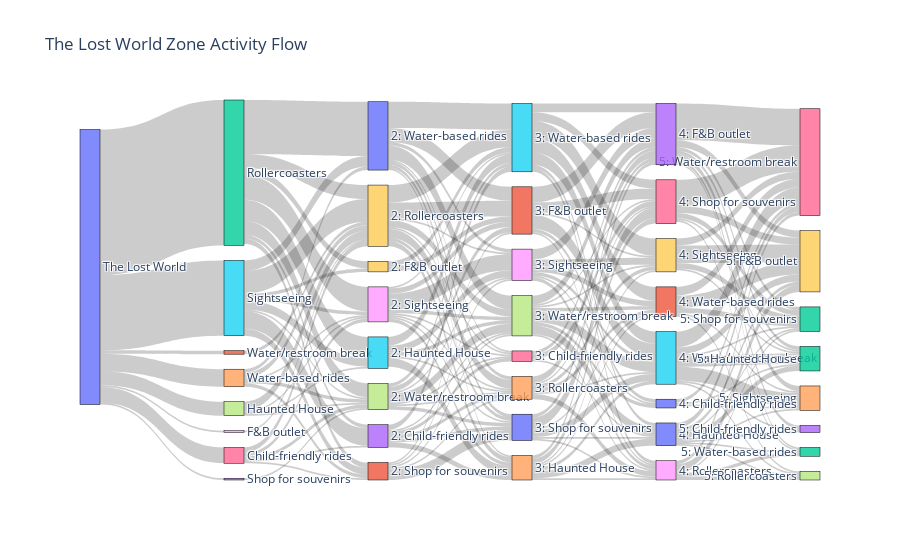

The notebook cell saved with this chart:
### Markdown cell above
Theme Park Activity Flow from The Lost World

### Code cell
import pandas as pd
import plotly.graph_objects as go
from collections import Counter

# Load the dataset
file_path = '../data/Updated_Theme_Parks_Survey_Responses A14.csv'
df = pd.read_csv(file_path)

# Define the list of valid Lost World activities (simplified names)
lost_world_activities = [
    "Rollercoasters", "Water-based rides", "F&B outlet", "Shop for souvenirs",
    "Water/restroom break", "Child-friendly rides", "Haunted House", "Sightseeing"
]

# Mapping from dataset activity names to simplified activity names for Lost World zone
activity_mapping = {
    "Go to the rollercoasters": "Rollercoasters",
    "Go to the Water-based rides": "Water-based rides",
    "Go to the F&B outlet": "F&B outlet",
    "Go and shop for souvenirs": "Shop for souvenirs",
    "Go for a water/restroom break": "Water/restroom break",
    "Go to the child-friendly rides": "Child-friendly rides",
    "Go to the Haunted House": "Haunted House",
    "Sightseeing": "Sightseeing"
}

# Activity columns to check
activity_columns = [
    'first_activity', 'second_activity', 'third_activity', 'fourth_activity', 'fifth_activity', 
    'sixth_activity', 'seventh_activity', 'eighth_activity', 'ninth_activity', 'tenth_activity',
    'eleventh_activity', 'twelfth_activity', 'thirteenth_activity', 'fourteenth_activity'
]

# Clean the activity columns (strip and handle Na values)
for col in activity_columns:
    df[col] = df[col].str.strip().fillna('Na')

# Initialize the list for valid activities (up to the 5th activity)
valid_activity_df = []

# Process each row and find the valid activities for Lost World
for index, row in df.iterrows():
    activity_indices = []
    count = 0
    
    # Go through the first 5 activities and select the valid ones
    for i in range(5):  # Only check the first 5 activities
        activity_name = row[activity_columns[i]]
        
        # If activity is valid, add it, otherwise skip to the next
        if activity_name in activity_mapping:
            activity_indices.append(activity_mapping[activity_name])
            count += 1
        elif count < 5:  # If we haven't yet captured 5 valid activities, get the next valid one
            for j in range(i+1, len(activity_columns)):
                next_activity_name = row[activity_columns[j]]
                if next_activity_name in activity_mapping:
                    activity_indices.append(activity_mapping[next_activity_name])
                    count += 1
                    break
    
    # Ensure the activity_indices has exactly 5 activities, filling up missing ones with 'Na'
    while len(activity_indices) < 5:
        activity_indices.append('Na')

    valid_activity_df.append(activity_indices)

# Create a new dataframe with the valid activities (up to 5 activities)
valid_activity_df = pd.DataFrame(valid_activity_df, columns=[f"activity_{i+1}" for i in range(5)])

# Remove rows where the first activity is 'Na' (this filters out empty or invalid rows)
valid_activity_df = valid_activity_df[valid_activity_df['activity_1'] != "Na"]

# Flatten the activity columns and count the frequency of each activity
activities = valid_activity_df.values.flatten().tolist()
activity_counts = Counter([activity for activity in activities if activity != "Na"])

# Define the top activities for the Lost World zone (simplified names)
top_activities = lost_world_activities

# Filter the dataframe to include only valid activities (up to 5 activities)
filtered_df = valid_activity_df.apply(lambda col: col.map(lambda x: x if x in top_activities else 'Na'))

# Collect all activities for the nodes (excluding "Na")
activities = filtered_df.values.flatten().tolist()
activities = [activity for activity in activities if activity != "Na"]

# Add the start node "The Lost World" to the nodes list
start_node = "The Lost World"
nodes = [start_node] + list(pd.Series(activities).unique())

# Create a dictionary for activity to index mapping
activity_to_index = {activity: index for index, activity in enumerate(nodes)}

# Initialize the list to count occurrences of each transition (source-target pair)
link_counts = Counter()

# Loop through the dataframe to create links for the Sankey diagram
for index, row in filtered_df.iterrows():
    first = row['activity_1']
    second = row['activity_2']
    third = row['activity_3']
    fourth = row['activity_4']
    fifth = row['activity_5']

    # Add "2: ", "3: ", "4: ", "5: " to the activities
    second = f"2: {second}" if second != "Na" else "Na"
    third = f"3: {third}" if third != "Na" else "Na"
    fourth = f"4: {fourth}" if fourth != "Na" else "Na"
    fifth = f"5: {fifth}" if fifth != "Na" else "Na"

    # Add to the dictionary if second, third, fourth, or fifth prefixed activities are not in activity_to_index
    for activity in [second, third, fourth, fifth]:
        if activity != "Na" and activity not in activity_to_index:
            activity_to_index[activity] = len(activity_to_index)
            nodes.append(activity)

    # Track links between consecutive activities, ensuring they are valid (not "Na")
    if first != "Na":
        link_counts[(start_node, first)] += 1
    if first != "Na" and second != "Na" and first != second:
        link_counts[(first, second)] += 1
    if second != "Na" and third != "Na" and second != third:
        link_counts[(second, third)] += 1
    if third != "Na" and fourth != "Na" and third != fourth:
        link_counts[(third, fourth)] += 1
    if fourth != "Na" and fifth != "Na" and fourth != fifth:
        link_counts[(fourth, fifth)] += 1

# Prepare lists for sources, targets, and values based on the link counts
sources = []
targets = []
values = []

# Calculate the total number of links
total_links = sum(link_counts.values())

for (source, target), count in link_counts.items():
    if source != "Na" and target != "Na":  # Only add links that are valid
        sources.append(activity_to_index[source])
        targets.append(activity_to_index[target])
        values.append(count)

# Calculate percentages for each link
percentages = [count / total_links * 100 for count in values]

# Create the Sankey diagram
fig = go.Figure(go.Sankey(
    node=dict(
        pad=15,
        thickness=20,
        line=dict(color="black", width=0.5),
        label=nodes
    ),
    link=dict(
        source=sources,
        target=targets,
        value=values,
        label=[f"{value:.1f}%" for value in percentages]  # Add percentage labels to the links
    )
))

# Update layout for better visualization
fig.update_layout(title="The Lost World Zone Activity Flow", font_size=12)

# Show the Sankey diagram
fig.show()

### Figure 1 — Plotly figure (JSON) as saved in the notebook; plotly's stock layout.template omitted (floating-point values rounded to 4 significant figures; data arrays with more than 128 entries replaced by an {"elided": "..."} marker saying what was removed)
{"data": [{"link": {"label": {"elided": "183 str values"}, "source": {"elided": "183 int values"}, "target": {"elided": "183 int values"}, "value": {"elided": "183 int values"}}, "node": {"label": ["The Lost World", "Water/restroom break", "Rollercoasters", "Shop for souvenirs", "Water-based rides", "Sightseeing", "Child-friendly rides", "Haunted House", "F&B outlet", "2: Rollercoasters", "3: Shop for souvenirs", "4: Water-based rides", "5: Shop for souvenirs", "2: Child-friendly rides", "3: Haunted House", "4: Water/restroom break", "5: Water/restroom break", "2: Water/restroom break", "3: Sightseeing", "4: Sightseeing", "2: Water-based rides", "3: F&B outlet", "5: Haunted House", "4: F&B outlet", "5: Sightseeing", "3: Water-based rides", "4: Shop for souvenirs", "3: Water/restroom break", "4: Rollercoasters", "5: F&B outlet", "4: Haunted House", "2: Shop for souvenirs", "5: Water-based rides", "5: Child-friendly rides", "3: Rollercoasters", "2: Haunted House", "3: Child-friendly rides", "5: Rollercoasters", "2: Sightseeing", "2: F&B outlet", "4: Child-friendly rides"], "line": {"color": "black", "width": 0.5}, "pad": 15, "thickness": 20}, "type": "sankey"}], "layout": {"font": {"size": 12}, "title": {"text": "The Lost World Zone Activity Flow"}}}
